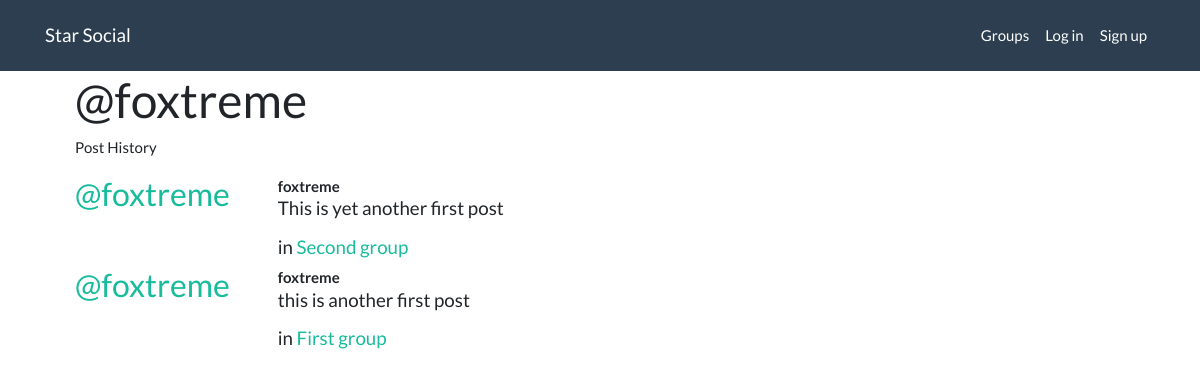
Page /posts/by/foxtreme/ on the committed database.
### posts/models.py (models this page shows, shortened)
class Post(models.Model):
    user = models.ForeignKey(User, related_name='posts', on_delete=models.CASCADE)
    created_at = models.DateTimeField(auto_now=True)
    message = models.TextField()
    message_html = models.TextField(editable=False)
    group = models.ForeignKey(Group, related_name='posts', null=True, blank=True, on_delete=models.CASCADE )
    class Meta:
        ordering = ['-created_at']
        unique_together = ['user', 'message']

### groups/models.py (models this page shows, shortened)
class Group(models.Model):
    name = models.CharField(max_length=255, unique=True)
    slug = models.SlugField(allow_unicode=True, unique=True)
    description = models.TextField(blank=True, default='')
    description_html = models.TextField(editable=False, default='', blank=True)
    members = models.ManyToManyField(User, through='GroupMember')
    class Meta:
        ordering = ['name']

### posts/views.py (the view)
# urls.py: path('by/<username>/', views.UserPost.as_view(), name="for_user"),
class UserPost(generic.ListView):
    model = models.Post
    template_name = 'posts/user_post_list.html'
    def get_queryset(self):
        try:
            self.post_user = User.objects.prefetch_related('posts').get(username__iexact=self.kwargs.get('username'))
        except User.DoesNotExist:
            raise Http404
        else:
            return self.post_user.posts.all()
    def get_context_data(self, **kwargs):
        context = super().get_context_data(**kwargs)
        context['post_user'] = self.post_user
        return context

### posts/templates/posts/user_post_list.html
{% extends "posts/post_base.html" %}
{% block prepost %}
    <div class="col-md-4">
        <h1>@{{post_user.username}}</h1>
        <p>Post History</p>
    </div>
{% endblock %}
{% block post_content %}
    <div class="col-md-8">
        {% for post in post_list %}
            {% include "posts/_post.html" %}
        {% endfor %}
    </div>
{% endblock %}

### posts/templates/posts/_post.html (shortened to what this page needs)
<div class="media">
    <h3 class="mr-5">
        <a href="{% url 'posts:for_user' username=post.user.username %}">
            @{{post.user.username}}
        </a>
    </h3>
    <div class="media-body">
        <strong>{{post.user.username}}</strong>
        <h5>
            {{post.message_html|safe}}
            {% if post.group %}
                <span class="group-name">in <a href="#">{{ post.group.name }}</a> </span>
            {% endif %}
        </h5>
    </div>
</div>

### rows in the picture
Post: user.username "foxtreme", message_html "This is yet another first post", group.name "Second group"
Post: user.username "foxtreme", message_html "this is another first post", group.name "First group"

### other values in the picture
{{ post_user.username }} "foxtreme"
